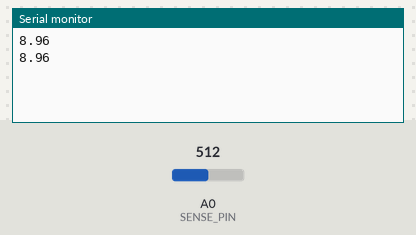
A sketch run on a simulated Arduino Uno, built with avr-gcc and run on an emulated ATmega328P. On the bench: the last lines printed to the serial monitor. The inputs (shaded band) are chosen by the test bench; at power-on: A0 (SENSE_PIN) = 512.

Above: at 1.8 s.
1.9 s: A0 (SENSE_PIN) set to 716
At 2.8 s:
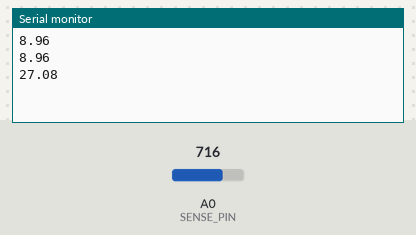
3.4 s: A0 (SENSE_PIN) set to 900
At 4.8 s:
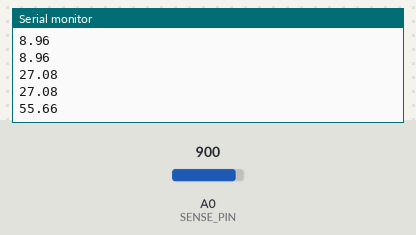
Timing chart, 0 to 6.4 s (numbered marks = the images above; inputs shaded):
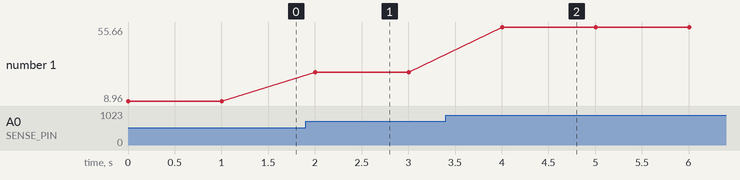

The sketch:

project.ino
```cpp
#define SENSE_PIN  A0  // Change this to the pin connected to your LED

void setup()
{
  Serial.begin(9600);
  Serial.setTimeout(50);
}

float readCelsius()
{
  float ADCres = 1023.0;
  int Beta = 3950;      // Beta parameter
  float Kelvin = 273.15; // 0°C = 273.15 K
  int Rb = 10000;      // 10 kOhm
  float Ginf = 120.6685; // Ginf = 1/Rinf
  float Rthermistor = Rb * (ADCres / analogRead(SENSE_PIN) - 1);
  float _temperatureC = Beta / (log( Rthermistor * Ginf )) ;

  return _temperatureC - Kelvin;
}

void loop()
{
  Serial.println(readCelsius());
  delay(1000);
}
```

Measured:
- after the input at 1.9 s, the serial monitor: prints a new line after 0.10 s (image 1)
- after the input at 3.4 s, the serial monitor: prints a new line after 0.60 s (image 2)
- plotted number 1: 8.96 → 27.08 after the input at 1.9 s, 27.08 → 55.66 after the input at 3.4 s
